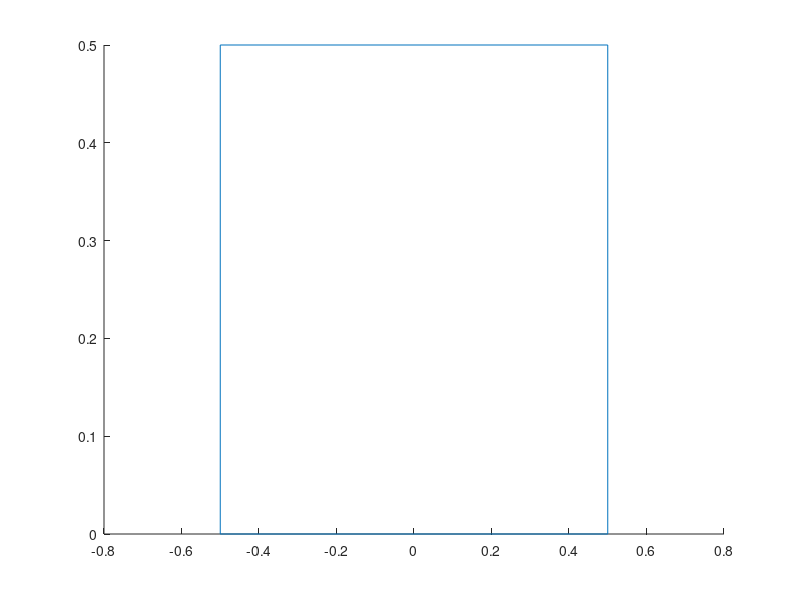

Write MATLAB code to recreate this figure. (Note: this script raises an error after producing the figure.)
clear,clc,clf
%% Plane generations
plCar=[1,0;0,0.5]*[0,1,1,0,0;0,0,1,1,0]+repmat([-0.5;0],1,5);
plBar=[0,1;0,0];
plBall=0.1*[cos(2*pi*([0:0.01:1,0]));sin(2*pi*([0:0.01:1,0]))];
params.M = 1;
params.m = 0.1;
params.l = 1;
%% Drawing Scene
figure(1)
hCar=hgtransform; line(plCar(1,:),plCar(2,:),'parent',hCar)
hBar=hgtransform('parent',hCar); line(plBar(1,:),plBar(2,:),'parent',hBar)
set(hBar,'matrix',makehgtform('translate',[0,0.5,0])*makehgtform('zrotate',pi/2))
hBall=hgtransform('parent',hBar); line(plBall(1,:),plBall(2,:),'parent',hBall)
set(hBall,'matrix',makehgtform('translate',[1,0,0]))
hold on, grid on
axis([-1,1,-0.2,2])
axis equal
%% Degrees of freedom
px = 0.1;
th = 45*pi/180;
set(hCar,'matrix',makehgtform('translate',[px,0,0]))
set(hBar,'matrix',makehgtform('translate',[0,0.5,0])*makehgtform('zrotate',pi/2+th))
%% Modelo dinamico
figure(1)
h=0.001;
nmax = 10000;
xrk = [0;0;-1*pi/180;0.0;];
xr = [];
for n=0:nmax
    trk = n*h;
    F = @(t)([carPendulumFLC(-400/pi*xrk(3),-100/10*xrk(4));0]);
%    xrk = methodRK(@(x)(dynCarPendulum(x,params)),xrk,h);
    [F(1),[xrk(3);xrk(4)]]
    xrk = methodRKandF(@(t,x,f,pars)(dynCarPendulum(t,x,f,pars)),F,params,trk,xrk,h);
    xr = [xr xrk];
    px = xrk(1);
    th = xrk(3);
    set(hCar,'matrix',makehgtform('translate',[px,0,0]))
    set(hBar,'matrix',makehgtform('translate',[0,0.5,0])*makehgtform('zrotate',pi/2+th))
    pause
    drawnow
end
%%
figure(2)
plot(xr(4,:),'r'),grid on, hold on